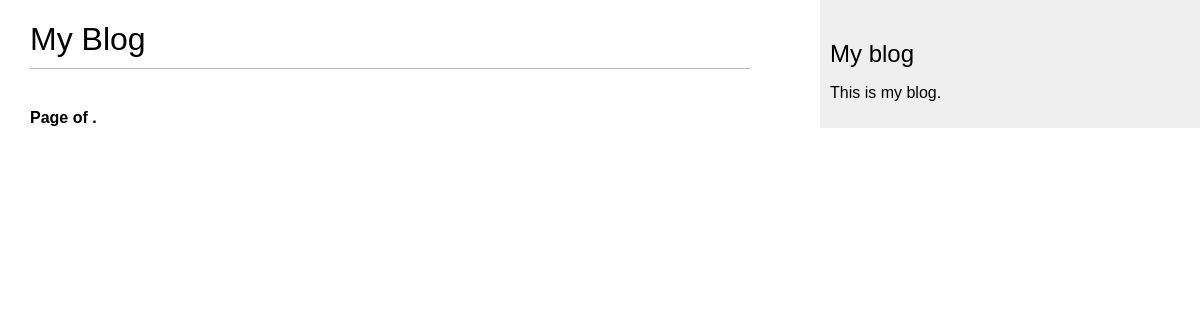
Page /blog/ on the earlier database version.
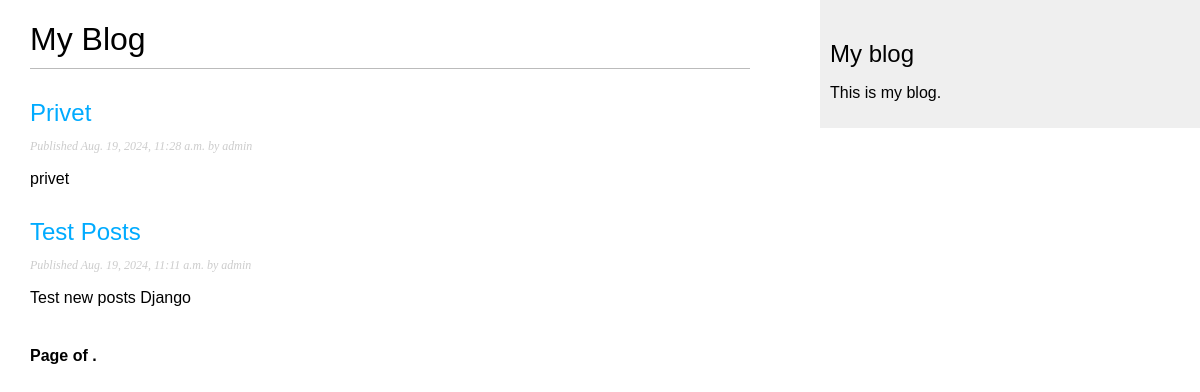
Same page on the later database version.
### blog/models.py (models this page shows, shortened)
class Post(models.Model):
    class Status(models.TextChoices):
        DRAFT = 'DF', 'Draft'
        PUBLISHED = 'PB', 'Published'
    title = models.CharField(max_length=250)
    slug = models.SlugField(max_length=250,
                            unique_for_date='publish')
    author = models.ForeignKey(User,
                               on_delete=models.CASCADE,
                               related_name='blog_posts')
    body = models.TextField()
    publish = models.DateTimeField(default=timezone.now)
    created = models.DateTimeField(auto_now_add=True)
    updated = models.DateTimeField(auto_now=True)
    status = models.CharField(max_length=2,
                            choices=Status.choices,
                            default=Status.DRAFT)
    objects = models.Manager() # менеджер, применяемый по умолчанию
    published = PublishedManager() # конкретно-прикладной менеджер
    class Meta:
        ordering = ['-publish']
        indexes = [
            models.Index(fields=['-publish'])
        ]
    def get_absolute_url(self):
            return reverse('blog:post_detail',
                            args=[self.publish.year,
                                    self.publish.month,
                                    self.publish.day,
                                    self.slug])

### blog/views.py (the view)
# urls.py: path('', views.post_list, name='post_list'),
def post_list(request):
   post_list = Post.published.all()
   paginator = Paginator(post_list, 3)
   page_number = request.GET.get('page', 1)
   posts = paginator.page(page_number)
   return render(request,
               'blog/post/list.html',
                     {'posts': posts})

### blog/models.py (called while the page is built)
 def get_queryset(self):
     return super().get_queryset()\
        .filter(status=Post.Status.PUBLISHED)

### blog/templates/blog/post/list.html (shortened to what this page needs)
{% extends "blog/base.html" %}
{% block content %}
  <h1>My Blog</h1>
  {% for post in posts %}
    <h2>
      <a href="{{ post.get_absolute_url }}">
        {{ post.title }}
      </a>
    </h2>
    <p class="date">
      Published {{ post.publish }} by {{ post.author }}
    </p>
    {{ post.body|truncatewords:30|linebreaks }}
  {% endfor %}
  {% include "pagination.html" with page=page_obj %}
{% endblock %}

### blog/templates/blog/base.html (shortened to what this page needs)
{% load static %}
<!DOCTYPE html>
<html lang="en">
<head>
    <link rel="stylesheet" href="{% static "css/blog.css" %}">
</head>
<body>
    <div id="content">
        {% block content %}
        {% endblock %}
    </div>
    <div id="sidebar">
        <h2>My blog</h2>
        <p>This is my blog.</p>
    </div>
</body>
</html>

### blog/templates/pagination.html (shortened to what this page needs)
<div class="pagination">
  <span class="step-links">
    <span class="current">
      Page {{ page.number }} of {{ page.paginator.num_pages }}.
    </span>
  </span>
</div>

### blog/static/css/blog.css (style rules this page uses)
body { margin:0; padding:0; font-family:helvetica, sans-serif; }
a { color:#00abff; text-decoration:none; }
h1 { font-weight:normal; border-bottom:1px solid #bbb; padding:0 0 10px 0; }
h2 { font-weight:normal; margin:30px 0 0; }
#content { float:left; width:60%; padding:0 0 0 30px; }
#sidebar { float:right; width:30%; padding:10px; background:#efefef; height:100%; }
p.date { color:#ccc; font-family: georgia, serif; font-size: 12px; font-style: italic; }
.pagination { margin:40px 0; font-weight:bold; }

Differences in the rows shown:
added Post: title "Privet", publish "Aug. 19, 2024, 11:28 a.m.", author "admin", body "privet"
added Post: title "Test Posts", publish "Aug. 19, 2024, 11:11 a.m.", author "admin", body "Test new posts Django"
